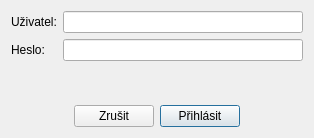
<?xml version="1.0" encoding="UTF-8"?>
<ui version="4.0">
 <class>DialogPrihlaseni</class>
 <widget class="QDialog" name="DialogPrihlaseni">
  <property name="geometry">
   <rect>
    <x>0</x>
    <y>0</y>
    <width>314</width>
    <height>138</height>
   </rect>
  </property>
  <property name="windowTitle">
   <string>Přihlášení</string>
  </property>
  <layout class="QVBoxLayout" name="verticalLayout">
   <item>
    <layout class="QGridLayout" name="gridLayout">
     <item row="0" column="1">
      <widget class="QLineEdit" name="vstupUzivatel"/>
     </item>
     <item row="1" column="1">
      <widget class="QLineEdit" name="vstupHeslo">
       <property name="echoMode">
        <enum>QLineEdit::Password</enum>
       </property>
      </widget>
     </item>
     <item row="0" column="0">
      <widget class="QLabel" name="label">
       <property name="text">
        <string>Uživatel:</string>
       </property>
      </widget>
     </item>
     <item row="1" column="0">
      <widget class="QLabel" name="label_2">
       <property name="text">
        <string>Heslo:</string>
       </property>
      </widget>
     </item>
    </layout>
   </item>
   <item>
    <widget class="QLabel" name="popisekUpozorneni">
     <property name="styleSheet">
      <string notr="true">color: red;</string>
     </property>
     <property name="text">
      <string/>
     </property>
     <property name="alignment">
      <set>Qt::AlignCenter</set>
     </property>
    </widget>
   </item>
   <item>
    <layout class="QHBoxLayout" name="horizontalLayout">
     <item>
      <spacer name="horizontalSpacer">
       <property name="orientation">
        <enum>Qt::Horizontal</enum>
       </property>
       <property name="sizeHint" stdset="0">
        <size>
         <width>40</width>
         <height>20</height>
        </size>
       </property>
      </spacer>
     </item>
     <item>
      <widget class="QPushButton" name="tlacitkoZrusit">
       <property name="toolTip">
        <string>Zrušit (Esc)</string>
       </property>
       <property name="text">
        <string>Zrušit</string>
       </property>
       <property name="autoDefault">
        <bool>false</bool>
       </property>
      </widget>
     </item>
     <item>
      <widget class="QPushButton" name="tlacitkoPrihlasit">
       <property name="toolTip">
        <string>Přihlásit (Enter)</string>
       </property>
       <property name="text">
        <string>Přihlásit</string>
       </property>
       <property name="autoDefault">
        <bool>false</bool>
       </property>
       <property name="default">
        <bool>true</bool>
       </property>
      </widget>
     </item>
     <item>
      <spacer name="horizontalSpacer_2">
       <property name="orientation">
        <enum>Qt::Horizontal</enum>
       </property>
       <property name="sizeHint" stdset="0">
        <size>
         <width>40</width>
         <height>20</height>
        </size>
       </property>
      </spacer>
     </item>
    </layout>
   </item>
  </layout>
 </widget>
 <resources/>
 <connections/>
</ui>
